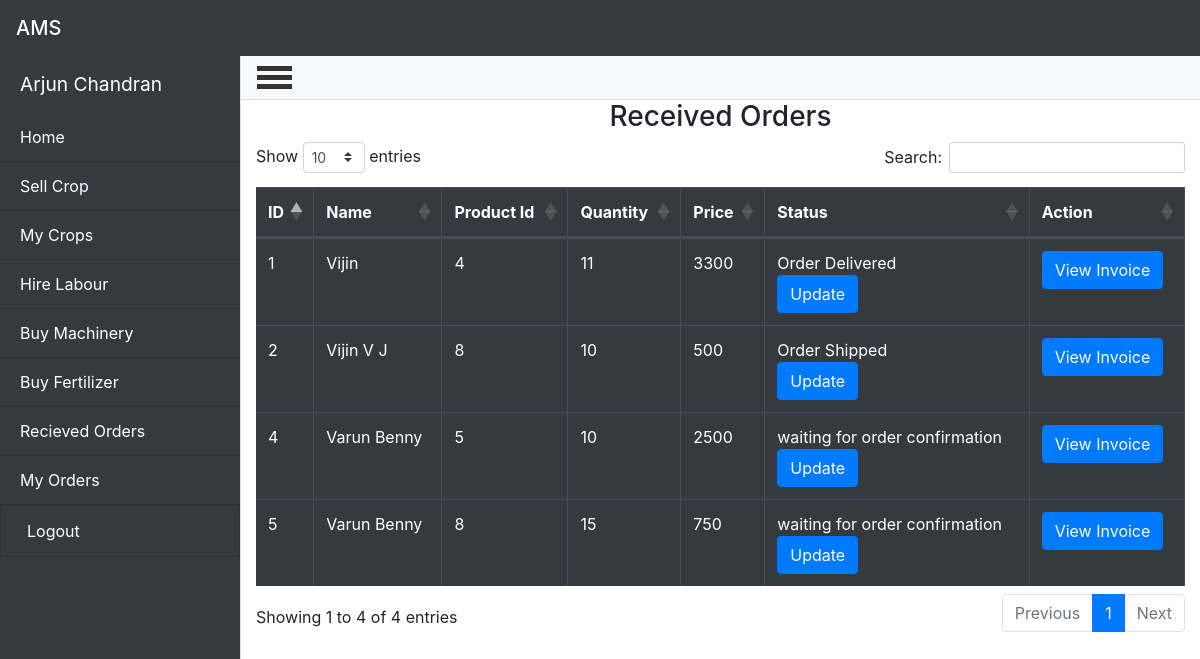
/farmer/recievedOrders.php (signed in), run on the app's committed database.
### tables this page shows
CREATE TABLE `orders` (
  `orderId` int(100) NOT NULL,
  `productId` int(100) NOT NULL,
  `productType` varchar(50) NOT NULL,
  `buyerPhoneNumber` bigint(10) NOT NULL,
  `sellerPhoneNumber` bigint(10) NOT NULL,
  `orderQuantity` int(100) NOT NULL,
  `orderPrice` int(100) NOT NULL,
  `name` varchar(50) NOT NULL,
  `houseName` varchar(100) NOT NULL,
  `city` varchar(100) NOT NULL,
  `state` varchar(100) NOT NULL,
  `pinCode` int(30) NOT NULL,
  `phoneNumber` bigint(10) NOT NULL,
  `orderStatus` varchar(300) NOT NULL DEFAULT 'waiting for order confirmation',
  `dateTime` timestamp NOT NULL DEFAULT current_timestamp() ON UPDATE current_timestamp()
);

CREATE TABLE `product` (
  `productId` int(100) NOT NULL,
  `productType` varchar(50) NOT NULL,
  `productName` varchar(100) NOT NULL,
  `productDescription` varchar(1000) NOT NULL,
  `productImage` varchar(1000) NOT NULL,
  `productPrice` int(100) NOT NULL,
  `productQuantity` int(100) NOT NULL,
  `phoneNumber` bigint(10) NOT NULL
);

### farmer/recievedOrders.php (the view, shortened to what this page needs)
<!DOCTYPE html>
<html lang="en">
<head>
  <link href="vendor/bootstrap/css/bootstrap.min.css" rel="stylesheet">
  <link href="https://cdn.datatables.net/1.10.24/css/dataTables.bootstrap4.min.css" rel="stylesheet">
  <link href="css/simple-sidebar.css" rel="stylesheet">
</head>
<body?>
<?php include '../header.php' ?>
<?php include '../connection.php' ?>
  <div class="d-flex" id="wrapper">
    <div class="bg-dark text-white border-right" id="sidebar-wrapper">
      <div class="sidebar-heading"><?php echo $_SESSION['firstName']; echo " ".$_SESSION['lastName']; ?></div>
      <div class="list-group list-group-flush">
        <a href="farmer-homepage.php" class="list-group-item list-group-item-action bg-dark text-white">Home</a>
        <a href="sellCrop.php" class="list-group-item list-group-item-action bg-dark text-white">Sell Crop</a>
        <a href="myCrops.php" class="list-group-item list-group-item-action bg-dark text-white">My Crops</a>
        <a href="hireLabour.php" class="list-group-item list-group-item-action bg-dark text-white">Hire Labour</a>
        <a href="buyMachinery.php" class="list-group-item list-group-item-action bg-dark text-white">Buy Machinery</a>
        <a href="buyFertilizer.php" class="list-group-item list-group-item-action bg-dark text-white">Buy Fertilizer</a>
        <a href="recievedOrders.php" class="list-group-item list-group-item-action bg-dark text-white">Recieved Orders</a>
        <a href="myOrders.php" class="list-group-item list-group-item-action bg-dark text-white">My Orders</a>
        <form action="" method="POST">
        <a class="list-group-item list-group-item-action bg-dark  text-white"><button type="submit" name="logout" style="border:none; background: none;" class="text-white">Logout</button></a>
        </form>
      </div>
    </div>
    <div id="page-content-wrapper">
    <nav class="navbar navbar-expand-lg navbar-light bg-light border-bottom">
        <div id="menu-toggle" class="container1">
          <div class="bar1"></div>
          <div class="bar2"></div>
          <div class="bar3"></div>
        </div>
      </nav>
    <div class="container">
      <h3 class="text-center">Received Orders</h3>
      <table id="example" class="table table-hover table-dark table-bordered">
        <thead>
          <tr>
            <th>ID</th>
            <th>Name</th>
            <th>Product Id</th>
            <th>Quantity</th>
            <th>Price</th>
            <th>Status</th>
            <th>Action</th>
          </tr>
        </thead>
        <tbody>
          <?php
             $phoneNumber= $_SESSION['phoneNumber'];
             $query= "SELECT * FROM orders WHERE sellerPhoneNumber='$phoneNumber'";
             $result=mysqli_query($conn,$query);
             foreach($result as $results) :
          ?>
          <tr>
          <td class="id"><?php echo $results['orderId']; ?></td>
          <td><?php echo $results['name']; ?></td>
          <?php
            $id= $results['productId'];
            $query1= "SELECT * FROM product WHERE productId='$id'";
            $result1= mysqli_query($conn,$query1);
            $data= mysqli_fetch_assoc($result1);
          ?>
          <td><?php echo $data['productId']; ?></td>
          <td><?php echo $results['orderQuantity']; ?></td>
          <td><?php echo $results['orderPrice']; ?></td>
          <td><?php echo $results['orderStatus']; ?><br><button class="btn btn-primary update">Update</button></td>
          <td><button class="btn btn-primary viewInvoice">View Invoice</button></td>
          <?php endforeach; ?>
          </tr>
        </tbody>
      </table>
    </div>
    </div>
  </div>
</body>
</html>

### header.php (shortened to what this page needs)
<!DOCTYPE html>
<html lang="en">
<head>
    <link rel="stylesheet" href="https://cdn.jsdelivr.net/npm/bootstrap@4.6.0/dist/css/bootstrap.min.css">
</head>
<body>
<nav class="navbar navbar-light bg-dark">
  <span class="navbar-brand mb-0 h1 text-white"><a href="../index.php" class="text-white" style="text-decoration:none;">AMS</a></span>
</nav>
</body>
</html>

### farmer/css/simple-sidebar.css (style rules this page uses)
#wrapper { overflow-x: hidden; }
#sidebar-wrapper { min-height: 100vh; margin-left: -15rem; -webkit-transition: margin .25s ease-out; -moz-transition: margin .25s ease-out; -o-transition: margin .25s ease-out; transition: margin .25s ease-out; }
#sidebar-wrapper .sidebar-heading { padding: 0.875rem 1.25rem; font-size: 1.2rem; }
#sidebar-wrapper .list-group { width: 15rem; }
#page-content-wrapper { min-width: 100vw; }
@media (min-width: 768px) { #sidebar-wrapper { margin-left: 0; } }
@media (min-width: 768px) { #page-content-wrapper { min-width: 0; width: 100%; } }

### farmer/recievedOrders.php (style rules this page uses)
.container1 { display: flex; flex-direction: column; cursor: pointer; left: 0px; }
.bar1, .bar2, .bar3 { width: 35px; height: 5px; background-color: #333; margin: 2px 0; transition: 0.4s; }

### data on the page
orders: orderId "1", name "Vijin", productId.productId "4", orderQuantity "11", orderPrice "3300", orderStatus "Order Delivered"
orders: orderId "2", name "Vijin V J", productId.productId "8", orderQuantity "10", orderPrice "500", orderStatus "Order Shipped"
orders: orderId "4", name "Varun Benny", productId.productId "5", orderQuantity "10", orderPrice "2500", orderStatus "waiting for order confirmation"
orders: orderId "5", name "Varun Benny", productId.productId "8", orderQuantity "15", orderPrice "750", orderStatus "waiting for order confirmation"

### other printed values
$_SESSION['firstName'] "Arjun"
$_SESSION['lastName'] "Chandran"
